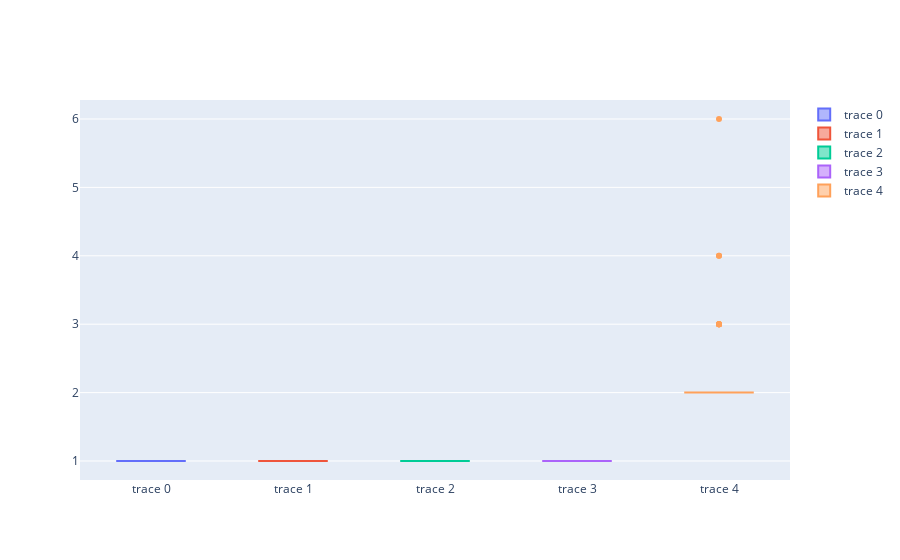

Here is the notebook cell this chart was saved with:
### Code cell
fig = go.Figure()
fig.add_trace(go.Box(y=df_tmp[df_tmp['group'] == 0]['frequency']))
fig.add_trace(go.Box(y=df_tmp[df_tmp['group'] == 1]['frequency']))
fig.add_trace(go.Box(y=df_tmp[df_tmp['group'] == 2]['frequency']))
fig.add_trace(go.Box(y=df_tmp[df_tmp['group'] == 3]['frequency']))
fig.add_trace(go.Box(y=df_tmp[df_tmp['group'] == 4]['frequency']))
fig.show()

### Figure 1 — Plotly figure (JSON) as saved in the notebook; plotly's stock layout.template omitted (floating-point values rounded to 4 significant figures; data arrays with more than 128 entries replaced by an {"elided": "..."} marker saying what was removed)
{"data": [{"type": "box", "y": {"elided": "1458 int values"}}, {"type": "box", "y": {"elided": "1514 int values"}}, {"type": "box", "y": {"elided": "1326 int values"}}, {"type": "box", "y": {"elided": "404 int values"}}, {"type": "box", "y": [2, 2, 2, 6, 2, 2, 2, 2, 2, 2, 2, 2, 3, 2, 2, 2, 2, 2, 2, 2, 2, 2, 2, 2, 2, 2, 2, 2, 2, 2, 2, 2, 2, 3, 2, 2, 2, 2, 3, 2, 2, 2, 4, 2, 2, 2, 2, 2, 4, 2, 2, 2, 2, 2, 2, 2, 2, 2, 2, 2, 2, 2, 2, 2, 3, 3, 2, 2, 2, 2, 2, 2, 2, 2, 2, 2, 2, 3, 2, 2, 2, 2, 2, 2, 2, 2]}], "layout": {}}
